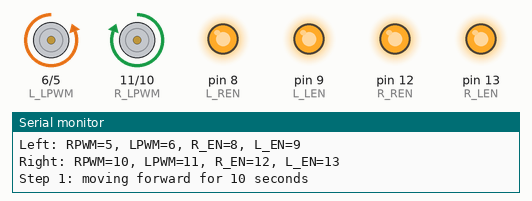
A sketch run on a simulated Arduino Uno, built with avr-gcc and run on an emulated ATmega328P. On the bench: motor-driver pin pairs drawn as motors (green arrow = first pin HIGH = forward, orange = second pin HIGH = backward, longer = more drive), output pins drawn as LEDs (lit = HIGH), the last lines printed to the serial monitor. At 32.9 s the program stops and its outputs stay as they are.

Above: at 2.1 s.
At 5.7 s:
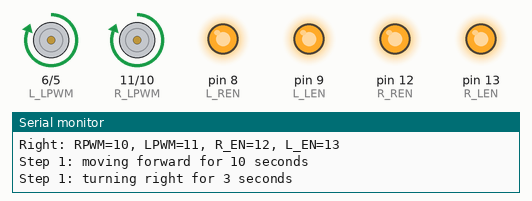
At 7.3 s:
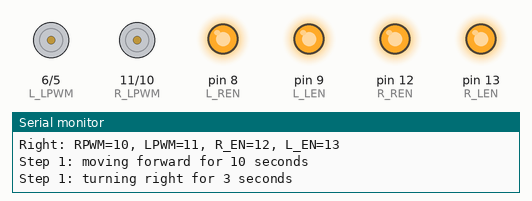
Timing chart, 0 to 10.5 s (numbered marks = the images above):
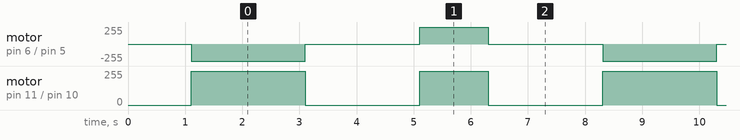

The sketch:

sample_code.ino
```cpp
// Two BTS7960 Motor Driver Rectangle Test
// Sequence:
// 1) Move forward for 10 seconds
// 2) Turn right for 3 seconds
// 3) Repeat 4 times to draw a rectangle
//
// Pin order for each driver:
// RPWM, LPWM, R_EN, L_EN
//
// LEFT DRIVER:
// L_RPWM -> Arduino D5
// L_LPWM -> Arduino D6
// L_R_EN -> Arduino D8
// L_L_EN -> Arduino D9
//
// RIGHT DRIVER:
// R_RPWM -> Arduino D10
// R_LPWM -> Arduino D11
// R_R_EN -> Arduino D12
// R_L_EN -> Arduino D13
//
// IMPORTANT:
// Connect Arduino GND to BTS7960/battery GND for reliable control signals.

const int L_RPWM = 5;
const int L_LPWM = 6;
const int L_REN  = 8;
const int L_LEN  = 9;

const int R_RPWM = 10;
const int R_LPWM = 11;
const int R_REN  = 12;
const int R_LEN  = 13;

const int DRIVE_SPEED = 255;   // 0-255
const int TURN_SPEED  = 255;   // 0-255

const unsigned long FORWARD_MS = 2000UL;  // 10 seconds forward
const unsigned long TURN_MS    = 1200UL;   // 3 seconds right turn 4800 tam tur
const unsigned long STOP_MS    = 2000UL;    // short pause between moves

void setup() {
  Serial.begin(9600);

  pinMode(L_RPWM, OUTPUT);
  pinMode(L_LPWM, OUTPUT);
  pinMode(L_REN, OUTPUT);
  pinMode(L_LEN, OUTPUT);

  pinMode(R_RPWM, OUTPUT);
  pinMode(R_LPWM, OUTPUT);
  pinMode(R_REN, OUTPUT);
  pinMode(R_LEN, OUTPUT);

  enableDrivers();
  stopAll();

  Serial.println("Rectangle test started.");
  Serial.println("Forward: 10 seconds, Right turn: 3 seconds, Repeat: 4 times");
  Serial.println("Left: RPWM=5, LPWM=6, R_EN=8, L_EN=9");
  Serial.println("Right: RPWM=10, LPWM=11, R_EN=12, L_EN=13");

  delay(1000);
}

void loop() {
  drawRectangle();

  Serial.println("Rectangle complete. Stopping.");
  stopAll();

  while (true) {
    delay(1000);
  }
}

void drawRectangle() {
  for (int side = 1; side <= 4; side++) {
    Serial.print("Step ");
    Serial.print(side);
    Serial.println(": moving forward for 10 seconds");

    forward(DRIVE_SPEED);
    delay(FORWARD_MS);

    stopAll();
    delay(STOP_MS);

    Serial.print("Step ");
    Serial.print(side);
    Serial.println(": turning right for 3 seconds");

    turnRight(TURN_SPEED);
    delay(TURN_MS);

    stopAll();
    delay(STOP_MS);
  }
}

void enableDrivers() {
  digitalWrite(L_REN, HIGH);
  digitalWrite(L_LEN, HIGH);

  digitalWrite(R_REN, HIGH);
  digitalWrite(R_LEN, HIGH);
}

void leftForward(int speedVal) {
  speedVal = constrain(speedVal, 0, 255);

  analogWrite(L_RPWM, speedVal);
  analogWrite(L_LPWM, 0);
}

void leftReverse(int speedVal) {
  speedVal = constrain(speedVal, 0, 255);

  analogWrite(L_RPWM, 0);
  analogWrite(L_LPWM, speedVal);
}

void rightForward(int speedVal) {
  speedVal = constrain(speedVal, 0, 255);

  analogWrite(R_RPWM, 0);
  analogWrite(R_LPWM, speedVal);
}

void rightReverse(int speedVal) {
  speedVal = constrain(speedVal, 0, 255);

  analogWrite(R_RPWM, speedVal);
  analogWrite(R_LPWM, 0);
}

void forward(int speedVal) {
  leftForward(speedVal);
  rightForward(speedVal);
}

void reverse(int speedVal) {
  leftReverse(speedVal);
  rightReverse(speedVal);
}

void turnRight(int speedVal) {
  // Right tank turn:
  // Left side backward, right side forward.
  leftReverse(speedVal);
  rightForward(speedVal);
}

void turnLeft(int speedVal) {
  // Left tank turn:
  // Left side forward, right side backward.
  leftForward(speedVal);
  rightReverse(speedVal);
}

void stopAll() {
  analogWrite(L_RPWM, 0);
  analogWrite(L_LPWM, 0);

  analogWrite(R_RPWM, 0);
  analogWrite(R_LPWM, 0);
}
```

Measured:
- by itself, motor on pin 6 (L_LPWM) / pin 5 (L_RPWM): repeats every 7.2 s: stopped 2.0 s, forward 255/255 1.2 s, stopped 2.0 s, backward 255/255 2.0 s
- by itself, motor on pin 11 (R_LPWM) / pin 10 (R_RPWM): repeats every 7.2 s: stopped 2.0 s, forward 255/255 1.2 s, stopped 2.0 s, forward 255/255 2.0 s
